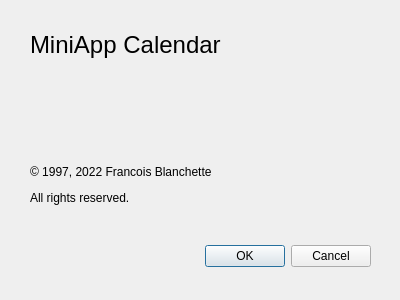
<?xml version="1.0" encoding="UTF-8"?>
<ui version="4.0">
 <class>DlgAbout</class>
 <widget class="QDialog" name="DlgAbout">
  <property name="geometry">
   <rect>
    <x>0</x>
    <y>0</y>
    <width>400</width>
    <height>300</height>
   </rect>
  </property>
  <property name="minimumSize">
   <size>
    <width>400</width>
    <height>300</height>
   </size>
  </property>
  <property name="maximumSize">
   <size>
    <width>400</width>
    <height>300</height>
   </size>
  </property>
  <property name="windowTitle">
   <string>About MiniApp Calendar</string>
  </property>
  <widget class="QDialogButtonBox" name="buttonBox">
   <property name="geometry">
    <rect>
     <x>30</x>
     <y>240</y>
     <width>341</width>
     <height>32</height>
    </rect>
   </property>
   <property name="orientation">
    <enum>Qt::Horizontal</enum>
   </property>
   <property name="standardButtons">
    <set>QDialogButtonBox::Cancel|QDialogButtonBox::Ok</set>
   </property>
  </widget>
  <widget class="QLabel" name="label">
   <property name="geometry">
    <rect>
     <x>30</x>
     <y>30</y>
     <width>251</width>
     <height>31</height>
    </rect>
   </property>
   <property name="text">
    <string>&lt;html&gt;&lt;head/&gt;&lt;body&gt;&lt;p&gt;&lt;span style=&quot; font-size:18pt;&quot;&gt;MiniApp Calendar&lt;/span&gt;&lt;/p&gt;&lt;/body&gt;&lt;/html&gt;</string>
   </property>
  </widget>
  <widget class="QLabel" name="label_2">
   <property name="geometry">
    <rect>
     <x>30</x>
     <y>160</y>
     <width>341</width>
     <height>51</height>
    </rect>
   </property>
   <property name="text">
    <string>&lt;html&gt;&lt;head/&gt;&lt;body&gt;&lt;p&gt;© 1997, 2022 Francois Blanchette&lt;/p&gt;&lt;p&gt;All rights reserved.&lt;/p&gt;&lt;/body&gt;&lt;/html&gt;</string>
   </property>
  </widget>
  <widget class="QLabel" name="label_3">
   <property name="geometry">
    <rect>
     <x>320</x>
     <y>30</y>
     <width>41</width>
     <height>51</height>
    </rect>
   </property>
   <property name="text">
    <string/>
   </property>
   <property name="pixmap">
    <pixmap resource="MiniAppCalendar.qrc">:/images/icon.gif</pixmap>
   </property>
  </widget>
 </widget>
 <resources>
  <include location="MiniAppCalendar.qrc"/>
 </resources>
 <connections>
  <connection>
   <sender>buttonBox</sender>
   <signal>accepted()</signal>
   <receiver>DlgAbout</receiver>
   <slot>accept()</slot>
   <hints>
    <hint type="sourcelabel">
     <x>248</x>
     <y>254</y>
    </hint>
    <hint type="destinationlabel">
     <x>157</x>
     <y>274</y>
    </hint>
   </hints>
  </connection>
  <connection>
   <sender>buttonBox</sender>
   <signal>rejected()</signal>
   <receiver>DlgAbout</receiver>
   <slot>reject()</slot>
   <hints>
    <hint type="sourcelabel">
     <x>316</x>
     <y>260</y>
    </hint>
    <hint type="destinationlabel">
     <x>286</x>
     <y>274</y>
    </hint>
   </hints>
  </connection>
 </connections>
</ui>
